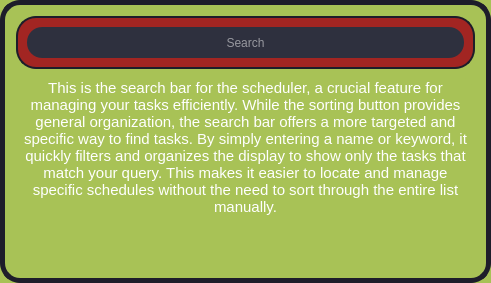
               <widget class="QFrame" name="frame_22">
                <property name="minimumSize">
                 <size>
                  <width>491</width>
                  <height>279</height>
                 </size>
                </property>
                <property name="styleSheet">
                 <string notr="true">background-color: #A8C256;
border-radius: 20px;
border: 5px solid rgb(30, 29, 42);</string>
                </property>
                <property name="frameShape">
                 <enum>QFrame::StyledPanel</enum>
                </property>
                <property name="frameShadow">
                 <enum>QFrame::Raised</enum>
                </property>
                <layout class="QGridLayout" name="gridLayout_32">
                 <item row="0" column="0">
                  <widget class="QFrame" name="frame_23">
                   <property name="sizePolicy">
                    <sizepolicy hsizetype="Expanding" vsizetype="Fixed">
                     <horstretch>0</horstretch>
                     <verstretch>0</verstretch>
                    </sizepolicy>
                   </property>
                   <property name="minimumSize">
                    <size>
                     <width>431</width>
                     <height>0</height>
                    </size>
                   </property>
                   <property name="maximumSize">
                    <size>
                     <width>16777215</width>
                     <height>91</height>
                    </size>
                   </property>
                   <property name="styleSheet">
                    <string notr="true">background-color: #A22522;
border-radius: 20px;
border: 2px solid  rgb(30, 29, 42);</string>
                   </property>
                   <property name="frameShape">
                    <enum>QFrame::StyledPanel</enum>
                   </property>
                   <property name="frameShadow">
                    <enum>QFrame::Raised</enum>
                   </property>
                   <layout class="QGridLayout" name="gridLayout_33">
                    <item row="0" column="0">
                     <widget class="QLineEdit" name="lineEdit_8">
                      <property name="enabled">
                       <bool>false</bool>
                      </property>
                      <property name="minimumSize">
                       <size>
                        <width>401</width>
                        <height>31</height>
                       </size>
                      </property>
                      <property name="styleSheet">
                       <string notr="true">background-color: rgb(46, 48, 62);
color: rgb(255, 255, 255);
border-radius: 15px;
border: none;</string>
                      </property>
                      <property name="alignment">
                       <set>Qt::AlignCenter</set>
                      </property>
                      <property name="placeholderText">
                       <string>Search</string>
                      </property>
                     </widget>
                    </item>
                   </layout>
                  </widget>
                 </item>
                 <item row="1" column="0">
                  <widget class="QTextBrowser" name="textBrowser_4">
                   <property name="minimumSize">
                    <size>
                     <width>401</width>
                     <height>0</height>
                    </size>
                   </property>
                   <property name="styleSheet">
                    <string notr="true">border: none;</string>
                   </property>
                   <property name="html">
                    <string>&lt;!DOCTYPE HTML PUBLIC &quot;-//W3C//DTD HTML 4.0//EN&quot; &quot;http://www.w3.org/TR/REC-html40/strict.dtd&quot;&gt;
&lt;html&gt;&lt;head&gt;&lt;meta name=&quot;qrichtext&quot; content=&quot;1&quot; /&gt;&lt;style type=&quot;text/css&quot;&gt;
p, li { white-space: pre-wrap; }
&lt;/style&gt;&lt;/head&gt;&lt;body style=&quot; font-family:'MS Shell Dlg 2'; font-size:8.25pt; font-weight:400; font-style:normal;&quot;&gt;
&lt;p align=&quot;center&quot; style=&quot; margin-top:0px; margin-bottom:0px; margin-left:0px; margin-right:0px; -qt-block-indent:0; text-indent:0px;&quot;&gt;&lt;span style=&quot; font-family:'Courier New'; font-size:11pt; color:#ffffff;&quot;&gt;This is the search bar for the scheduler, a crucial feature for managing your tasks efficiently. While the sorting button provides general organization, the search bar offers a more targeted and specific way to find tasks. By simply entering a name or keyword, it quickly filters and organizes the display to show only the tasks that match your query. This makes it easier to locate and manage specific schedules without the need to sort through the entire list manually.&lt;/span&gt;&lt;/p&gt;&lt;/body&gt;&lt;/html&gt;</string>
                   </property>
                  </widget>
                 </item>
                </layout>
               </widget>
